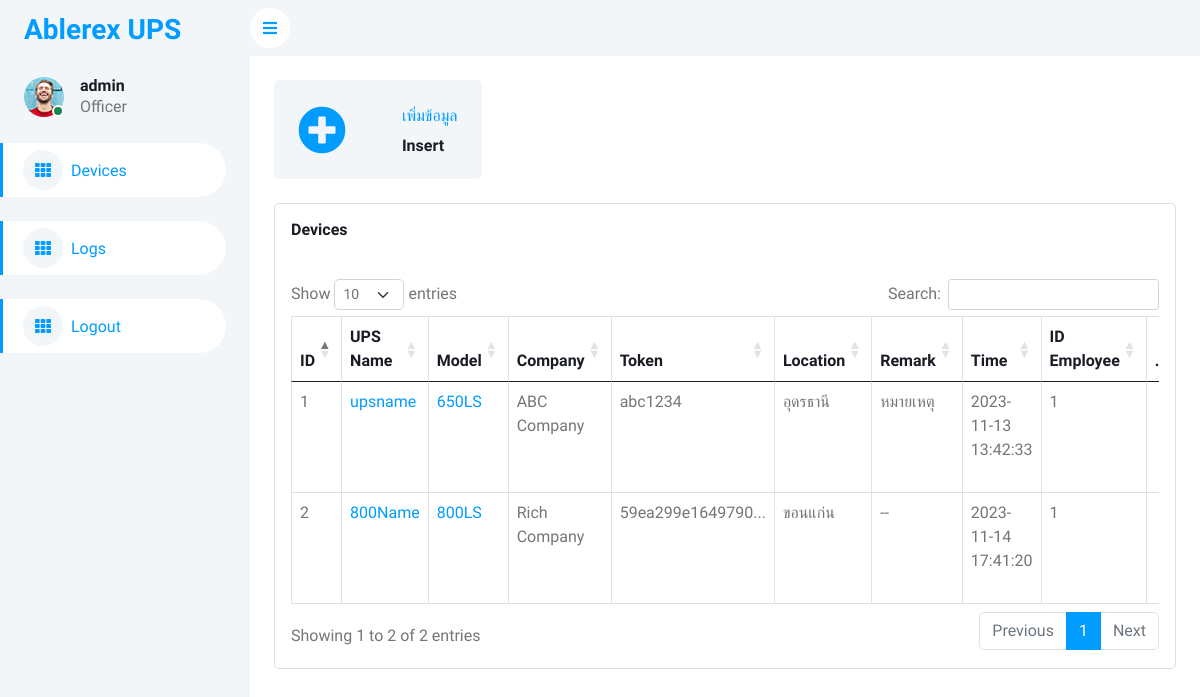
The page /home.php (signed in) on the database its author committed.
### tables this page shows
CREATE TABLE `devices` (
  `d_id` int(8) NOT NULL COMMENT 'ไอดีออโต้',
  `d_upsname` varchar(255) NOT NULL COMMENT 'ชื่อUPS',
  `d_model` varchar(255) NOT NULL COMMENT 'ชื่อรุ่นUPS',
  `d_company` varchar(255) NOT NULL COMMENT 'ชื่อบริษัทหรือหน่วยงาน',
  `d_token` varchar(255) NOT NULL COMMENT 'โทเคน',
  `d_location` varchar(255) NOT NULL COMMENT 'สถานที่ตั้ง',
  `d_remark` text NOT NULL COMMENT 'หมายเหตุ',
  `d_record` datetime NOT NULL COMMENT 'วันเวลาที่บันทึก',
  `d_idemp` int(8) NOT NULL COMMENT 'พนักงานบันทึกข้อมูล'
);

### home.php (the view, shortened to what this page needs)
<!DOCTYPE html>
<html lang="en">
<head>
    <link href="https://cdnjs.cloudflare.com/ajax/libs/font-awesome/5.10.0/css/all.min.css" rel="stylesheet">
    <link href="https://cdn.jsdelivr.net/npm/bootstrap-icons@1.4.1/font/bootstrap-icons.css" rel="stylesheet">
    <link href="lib/owlcarousel/assets/owl.carousel.min.css" rel="stylesheet">
    <link href="lib/tempusdominus/css/tempusdominus-bootstrap-4.min.css" rel="stylesheet" />
    <link href="css/bootstrap.min.css" rel="stylesheet">
    <link href="css/style.css" rel="stylesheet">
    <link rel="stylesheet" type="text/css" href="https://cdn.datatables.net/1.13.7/css/dataTables.bootstrap5.min.css">
</head>
<body>
    <div class="container-xxl position-relative bg-white d-flex p-0">
        <div class="sidebar pe-4 pb-3">
            <nav class="navbar bg-light navbar-light">
                <a href="home.php" class="navbar-brand mx-4 mb-3">
                    <h3 class="text-primary">Ablerex UPS</h3>
                </a>
                <div class="d-flex align-items-center ms-4 mb-4">
                    <div class="position-relative">
                        <img class="rounded-circle" src="img/user.jpg" alt="" style="width: 40px; height: 40px;">
                        <div class="bg-success rounded-circle border border-2 border-white position-absolute end-0 bottom-0 p-1"></div>
                    </div>
                    <div class="ms-3">
                        <h6 class="mb-0"><?php echo $_SESSION['ses_name'] ;?></h6>
                        <span>Officer</span>
                    </div>
                </div>
                <div class="navbar-nav w-100">
                <a href="home.php" class="nav-item nav-link active"><i class="fa fa-th me-2"></i>Devices</a> <br>
                <a href="logs.php" class="nav-item nav-link active"><i class="fa fa-th me-2"></i>Logs</a> <br>
                <a href="logout.php" class="nav-item nav-link active"><i class="fa fa-th me-2"></i>Logout</a>
                </div>
            </nav>
        </div>
        <div class="content">
            <nav class="navbar navbar-expand bg-light navbar-light ">
                <a href="#" class="sidebar-toggler flex-shrink-0">
                    <i class="fa fa-bars"></i>
                </a>
            </nav>
            <div class="container-fluid pt-4 px-4" >
                <div class="row g-4">
                    <div  class="col-sm-6 col-xl-3">
                        <a href="insert.php">
                        <div class="bg-light rounded d-flex align-items-center justify-content-between p-4">
                            <i class="fa fa-plus-circle fa-3x text-primary"></i>
                            <div class="ms-3">
                                <p class="mb-2">เพิ่มข้อมูล</p>
                                <h6 class="mb-0">Insert</h6>
                            </div>
                        </div>
                        </a>
                    </div>
                </div>
            </div>
            <div class="container-fluid pt-4 px-4">
                <div class="card">
                    <div class="card-body">
                    <div class="d-flex align-items-center justify-content-between mb-4">
                        <h6 class="mb-0">Devices</h6>
                    </div>
                    <div class="row">
                    <div class="col-12">
                    <form class="form-horizontal" method="POST">
                    <div class="table-responsive pt-3">
                        <table width="100%" id="devices" class="display table text-start table-bordered table-hover mb-0">
                            <thead>
                                <tr class="text-dark">
                                    <th>ID</th>
                                    <th>UPS Name</th>
                                    <th>Model</th>
                                    <th>Company</th>
                                    <th>Token</th>
                                    <th>Location</th>
                                    <th>Remark</th>
                                    <th>Time</th>
                                    <th>ID Employee</th>
                                    <th>...</th>
                                </tr>
                            </thead>
                            <tbody>
                            <?php
                        include ("condb.php");
                        $sql1="SELECT * FROM `devices` ";
                        $rs = mysqli_query($conn,$sql1);
                        if ($rs->num_rows > 0) {
                          while($data = $rs->fetch_assoc()) {
                         ?>
                                <tr>
                                <td> <?php echo $data['d_id']; ?></td>
                                <td><a href="dashboard.php?did=<?=$data['d_id'];?>"><?php echo $data['d_upsname'];?></a></td>
                                <td><a href="dashboard.php?did=<?=$data['d_id'];?>"><?php echo $data['d_model'];?></a></td>
                                <td> <?php echo $data['d_company'];?></td>
                                <td> <?php
                                $token_short = strlen($data['d_token']) > 15 ? substr($data['d_token'], 0, 15) . '...' : $data['d_token'];
                                echo $token_short;
                                ?></td>
                                <td> <?php echo $data['d_location'];?></td>
                                <td> <?php echo $data['d_remark'];?></td>
                                <td> <?php echo $data['d_record'];?></td>
                                <td> <?php echo $data['d_idemp'];?></td>
                                <td>
                                </td>
                                </tr>
                                <?php }
                        @$conn->close(); ?>
                        <?php } ?>
                            </tbody>
                        </table>
                    </div>
                    </form>
                    </div>
                    </div>
                    </div>
                </div>
            </div>
</div>
</div>
    <link rel="stylesheet" type="text/css" href="https://code.jquery.com/jquery-3.7.0.js">
</body>
</html>

### css/style.css (style rules this page uses)
:root { --primary: #009CFF; --light: #F3F6F9; --dark: #191C24; }
.sidebar { position: fixed; top: 0; left: 0; bottom: 0; width: 250px; height: 100vh; overflow-y: auto; background: var(--light); transition: 0.5s; z-index: 999; }
.content { margin-left: 250px; min-height: 100vh; background: #FFFFFF; transition: 0.5s; }
@media (min-width: 992px) { .sidebar { margin-left: 0; } }
@media (min-width: 992px) { .content { width: calc(100% - 250px); } }
.sidebar .navbar .navbar-nav .nav-link { padding: 7px 20px; color: var(--dark); font-weight: 500; border-left: 3px solid var(--light); border-radius: 0 30px 30px 0; outline: none; }
.sidebar .navbar .navbar-nav .nav-link:hover, .sidebar .navbar .navbar-nav .nav-link.active { color: var(--primary); background: #FFFFFF; border-color: var(--primary); }
.sidebar .navbar .navbar-nav .nav-link i { width: 40px; height: 40px; display: inline-flex; align-items: center; justify-content: center; background: #FFFFFF; border-radius: 40px; }
.sidebar .navbar .navbar-nav .nav-link:hover i, .sidebar .navbar .navbar-nav .nav-link.active i { background: var(--light); }
.content .navbar .sidebar-toggler, .content .navbar .navbar-nav .nav-link i { width: 40px; height: 40px; display: inline-flex; align-items: center; justify-content: center; background: #FFFFFF; border-radius: 40px; }

### rows shown on the page
devices: d_id "1", d_upsname "upsname", d_model "650LS", d_company "ABC Company", d_token "abc1234", d_location "อุดรธานี", d_remark "หมายเหตุ", d_record "2023-11-13 13:42:33", d_idemp "1"
devices: d_id "2", d_upsname "800Name", d_model "800LS", d_company "Rich Company", d_token "59ea299e1649790...", d_location "ขอนแก่น", d_remark "--", d_record "2023-11-14 17:41:20", d_idemp "1"

### other values the page prints
$_SESSION['ses_name'] "admin"
